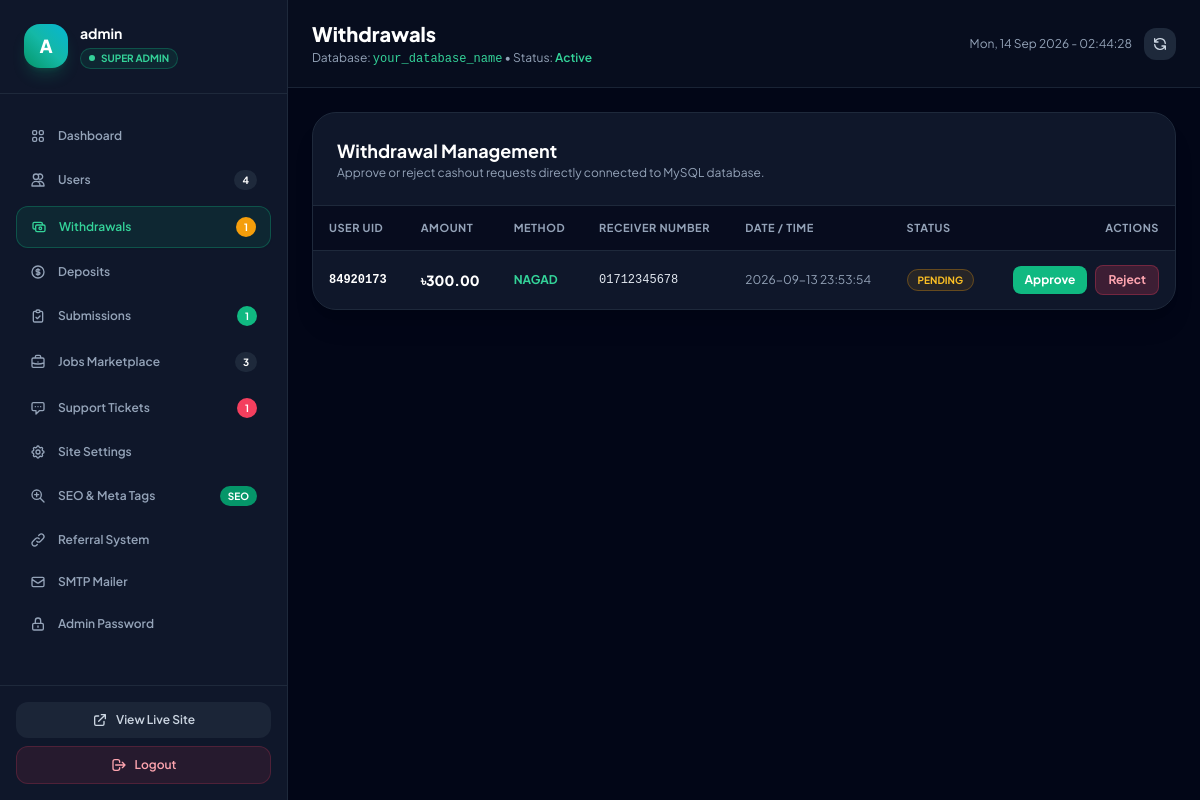
/admin/index.php?tab=withdrawals (signed in), run on the app's committed database.
### tables this page shows
CREATE TABLE `wallet_transactions` (
  `id` VARCHAR(50) PRIMARY KEY,
  `user_id` VARCHAR(50) NOT NULL,
  `type` ENUM('deposit', 'withdrawal', 'task_earning', 'job_post', 'referral_bonus', 'daily_streak', 'campaign_spend') NOT NULL,
  `title` VARCHAR(255) NOT NULL,
  `title_bn` VARCHAR(255) NOT NULL,
  `amount_bdt` DECIMAL(12,2) NOT NULL,
  `amount_usd` DECIMAL(12,2) NOT NULL,
  `method` VARCHAR(50) NULL,
  `account_number` VARCHAR(50) NULL,
  `trx_id` VARCHAR(100) NULL,
  `status` ENUM('completed', 'pending', 'rejected') DEFAULT 'pending',
  `note` TEXT NULL,
  `created_at` DATETIME DEFAULT CURRENT_TIMESTAMP
);

### includes/functions.php (called while the page is built, shortened)
<?php
require_once __DIR__ . '/../config/env.php';
if (!function_exists('app_url')) {
    function app_url($path = '') {
        $base = get_base_app_url();
        $trimmedPath = ltrim($path, '/');
        return $trimmedPath ? "$base/$trimmedPath" : $base;
    }
}
if (!function_exists('sanitize_output')) {
    function sanitize_output($string) {
        return htmlspecialchars((string)$string, ENT_QUOTES | ENT_SUBSTITUTE, 'UTF-8');
    }
}

### config/env.php (called while the page is built, shortened)
<?php
if (!function_exists('env')) {
    function env($key, $default = null) {
        $val = getenv($key);
        if ($val !== false) {
            return $val;
        }
        return $default;
    }
}
if (!function_exists('get_base_app_url')) {
    function get_base_app_url() {
        $configured = env('APP_URL');
        $isHttps = (
            (!empty($_SERVER['HTTPS']) && $_SERVER['HTTPS'] !== 'off') ||
            (!empty($_SERVER['HTTP_X_FORWARDED_PROTO']) && $_SERVER['HTTP_X_FORWARDED_PROTO'] === 'https') ||
            (!empty($_SERVER['SERVER_PORT']) && $_SERVER['SERVER_PORT'] == 443)
        );
        $protocol = $isHttps ? 'https://' : 'http://';
        $host = $_SERVER['HTTP_HOST'] ?? 'localhost';
        return rtrim($protocol . $host, '/');
    }
}

### admin/index.php (the view, shortened to what this page needs)
<?php
require_once __DIR__ . '/../config/env.php';
require_once __DIR__ . '/../includes/functions.php';
$db = get_db();
    ?>
    <?php
$tab = $_GET['tab'] ?? 'dashboard';
if ($db) {
    try {
        $kpiUsers = (int)$db->query("SELECT COUNT(*) FROM users")->fetchColumn();
        $kpiJobs = (int)$db->query("SELECT COUNT(*) FROM jobs WHERE status = 'active'")->fetchColumn();
        $kpiPendingWithdrawals = (int)$db->query("SELECT COUNT(*) FROM wallet_transactions WHERE type = 'withdrawal' AND status = 'pending'")->fetchColumn();
        $kpiPendingDeposits = (int)$db->query("SELECT COUNT(*) FROM wallet_transactions WHERE type = 'deposit' AND status = 'pending'")->fetchColumn();
        $kpiPendingSubmissions = (int)$db->query("SELECT COUNT(*) FROM task_submissions WHERE status = 'pending'")->fetchColumn();
        $kpiOpenTickets = (int)$db->query("SELECT COUNT(*) FROM support_tickets WHERE status IN ('open', 'in_progress')")->fetchColumn();
    } catch (Exception $e) {}
}
$adminUsername = $_SESSION['admin_username'] ?? 'Admin';
?>
<!DOCTYPE html>
<html lang="en" class="dark">
<head>
  <script src="https://cdn.tailwindcss.com"></script>
</head>
<body class="bg-slate-950 text-slate-100 min-h-screen flex flex-col antialiased selection:bg-emerald-500 selection:text-white">
  <div class="flex-1 flex min-h-screen">
    <aside id="sidebarDrawer" class="fixed inset-y-0 left-0 z-50 w-72 bg-slate-900 border-r border-slate-800 flex flex-col transition-transform duration-300 transform -translate-x-full lg:translate-x-0 lg:static lg:z-auto">
      <div class="p-6 border-b border-slate-800 flex items-center justify-between">
        <div class="flex items-center gap-3">
          <div class="w-11 h-11 rounded-2xl bg-gradient-to-tr from-emerald-600 via-teal-500 to-cyan-500 flex items-center justify-center font-black text-white text-lg shadow-lg shadow-emerald-500/20">
            <?= strtoupper(substr($adminUsername, 0, 1)) ?>
          </div>
          <div>
            <h2 class="font-bold text-white text-sm leading-snug"><?= sanitize_output($adminUsername) ?></h2>
            <div class="inline-flex items-center gap-1.5 px-2 py-0.5 rounded-full bg-emerald-500/10 border border-emerald-500/30 text-[10px] font-bold text-emerald-400 mt-0.5">
              <span class="w-1.5 h-1.5 rounded-full bg-emerald-400 animate-pulse"></span>
              SUPER ADMIN
            </div>
          </div>
        </div>
      </div>
      <nav class="flex-1 px-4 py-6 space-y-1.5 overflow-y-auto custom-scrollbar">
        <?php
        foreach ($navItems as $k => $item):
            $isActive = ($tab === $k);
        ?>
          <a href="<?= app_url('admin/index.php?tab=' . $k) ?>" class="flex items-center justify-between px-3.5 py-2.5 rounded-xl text-xs font-semibold transition-all <?= $isActive ? 'bg-emerald-500/10 text-emerald-400 border border-emerald-500/30 shadow-sm' : 'text-slate-400 hover:text-white hover:bg-slate-800/60' ?>">
            <div class="flex items-center gap-3">
              <svg class="w-4 h-4 shrink-0 <?= $isActive ? 'text-emerald-400' : 'text-slate-400' ?>" fill="none" stroke="currentColor" viewBox="0 0 24 24"><?= $item['icon'] ?></svg>
              <span><?= $item['label'] ?></span>
            </div>
            <?php if (!empty($item['badge'])): ?>
              <span class="px-2 py-0.5 rounded-full text-[10px] font-bold text-white <?= $item['badgeColor'] ?? 'bg-slate-800 text-slate-300' ?>"><?= $item['badge'] ?></span>
            <?php endif; ?>
          </a>
        <?php endforeach; ?>
      </nav>
      <div class="p-4 border-t border-slate-800 space-y-2">
        <a href="<?= app_url() ?>" target="_blank" class="w-full flex items-center justify-center gap-2 py-2.5 px-4 rounded-xl bg-slate-800/80 hover:bg-slate-800 text-slate-300 hover:text-white text-xs font-semibold transition-colors">
          <svg class="w-4 h-4" fill="none" stroke="currentColor" viewBox="0 0 24 24"><path stroke-linecap="round" stroke-linejoin="round" stroke-width="2" d="M10 6H6a2 2 0 00-2 2v10a2 2 0 002 2h10a2 2 0 002-2v-4M14 4h6m0 0v6m0-6L10 14"/></svg>
          <span>View Live Site</span>
        </a>
        <a href="<?= app_url('admin/index.php?action=logout') ?>" class="w-full flex items-center justify-center gap-2 py-2.5 px-4 rounded-xl bg-rose-500/10 hover:bg-rose-500/20 text-rose-300 text-xs font-semibold transition-colors border border-rose-500/20">
          <svg class="w-4 h-4" fill="none" stroke="currentColor" viewBox="0 0 24 24"><path stroke-linecap="round" stroke-linejoin="round" stroke-width="2" d="M17 16l4-4m0 0l-4-4m4 4H7m6 4v1a3 3 0 01-3 3H6a3 3 0 01-3-3V7a3 3 0 013-3h4a3 3 0 013 3v1"/></svg>
          <span>Logout</span>
        </a>
      </div>
    </aside>
    <main class="flex-1 flex flex-col min-w-0 bg-slate-950 overflow-y-auto">
      <header class="px-6 py-5 bg-slate-900/40 border-b border-slate-800/80 flex items-center justify-between">
        <div>
          <h1 class="text-xl font-black text-white capitalize"><?= str_replace('_', ' ', $tab) ?></h1>
          <p class="text-xs text-slate-400 mt-0.5">Database: <span class="text-emerald-400 font-mono"><?= env('DB_NAME', 'bahubal2_Amaderjob8383') ?></span> &bull; Status: <span class="text-emerald-400 font-semibold">Active</span></p>
        </div>
        <div class="flex items-center gap-3">
          <span class="text-xs text-slate-400 hidden sm:inline"><?= date('D, d M Y - H:i:s') ?></span>
          <a href="<?= app_url('admin/index.php?tab=' . $tab) ?>" class="p-2 rounded-xl bg-slate-800 text-slate-300 hover:text-white transition-colors" title="Refresh">
            <svg class="w-4 h-4" fill="none" stroke="currentColor" viewBox="0 0 24 24"><path stroke-linecap="round" stroke-linejoin="round" stroke-width="2" d="M4 4v5h.582m15.356 2A8.001 8.001 0 004.582 9m0 0H9m11 11v-5h-.581m0 0a8.003 8.003 0 01-15.357-2m15.357 2H15"/></svg>
          </a>
        </div>
      </header>
      <div class="p-6 space-y-6">
        <?php if ($tab === 'withdrawals'): ?>
          <div class="bg-slate-900 rounded-3xl border border-slate-800 shadow-xl overflow-hidden">
            <div class="p-6 border-b border-slate-800 flex flex-col sm:flex-row sm:items-center justify-between gap-4">
              <div>
                <h2 class="text-lg font-bold text-white">Withdrawal Management</h2>
                <p class="text-xs text-slate-400">Approve or reject cashout requests directly connected to MySQL database.</p>
              </div>
            </div>
            <?php
            $wList = [];
            if ($db) {
                try {
                    $wStmt = $db->query("SELECT * FROM wallet_transactions WHERE type = 'withdrawal' ORDER BY created_at DESC LIMIT 200");
                    $wList = $wStmt->fetchAll();
                } catch (Exception $e) {}
            }
            ?>
            <?php if (empty($wList)): ?>
              <div class="p-12 text-center text-slate-400 text-xs">No withdrawal records found in database.</div>
            <?php else: ?>
              <div class="overflow-x-auto">
                <table class="w-full text-left text-xs text-slate-300">
                  <thead class="bg-slate-950/60 text-slate-400 font-bold uppercase tracking-wider text-[11px] border-b border-slate-800">
                    <tr>
                      <th class="py-3.5 px-4">User UID</th>
                      <th class="py-3.5 px-4">Amount</th>
                      <th class="py-3.5 px-4">Method</th>
                      <th class="py-3.5 px-4">Receiver Number</th>
                      <th class="py-3.5 px-4">Date / Time</th>
                      <th class="py-3.5 px-4">Status</th>
                      <th class="py-3.5 px-4 text-right">Actions</th>
                    </tr>
                  </thead>
                  <tbody class="divide-y divide-slate-800/60">
                    <?php foreach ($wList as $item): ?>
                      <tr class="hover:bg-slate-800/30 transition-colors">
                        <td class="py-3.5 px-4 font-mono font-bold text-white"><?= sanitize_output($item['user_id']) ?></td>
                        <td class="py-3.5 px-4 font-black text-white text-sm">৳<?= number_format($item['amount_bdt'], 2) ?></td>
                        <td class="py-3.5 px-4 uppercase font-bold text-emerald-400"><?= sanitize_output($item['method'] ?? 'bKash') ?></td>
                        <td class="py-3.5 px-4 font-mono text-slate-200"><?= sanitize_output($item['account_number'] ?? 'N/A') ?></td>
                        <td class="py-3.5 px-4 text-slate-400"><?= $item['created_at'] ?></td>
                        <td class="py-3.5 px-4">
                          <?php if ($item['status'] === 'completed'): ?>
                            <span class="px-2.5 py-1 rounded-full bg-emerald-500/10 border border-emerald-500/30 text-emerald-400 font-bold text-[10px]">COMPLETED</span>
                          <?php elseif ($item['status'] === 'rejected'): ?>
                            <span class="px-2.5 py-1 rounded-full bg-rose-500/10 border border-rose-500/30 text-rose-400 font-bold text-[10px]">REJECTED</span>
                          <?php else: ?>
                            <span class="px-2.5 py-1 rounded-full bg-amber-500/10 border border-amber-500/30 text-amber-400 font-bold text-[10px] animate-pulse">PENDING</span>
                          <?php endif; ?>
                        </td>
                        <td class="py-3.5 px-4 text-right">
                          <?php if ($item['status'] === 'pending'): ?>
                            <div class="flex items-center justify-end gap-2">
                              <form method="POST" action="<?= app_url('admin/index.php?tab=withdrawals') ?>" onsubmit="return confirm('Approve this withdrawal of ৳<?= $item['amount_bdt'] ?>?');">
                                <button type="submit" class="px-3 py-1.5 rounded-lg bg-emerald-500 hover:bg-emerald-600 text-white font-bold text-xs transition-colors shadow-sm">Approve</button>
                              </form>
                              <form method="POST" action="<?= app_url('admin/index.php?tab=withdrawals') ?>" onsubmit="return confirm('Reject and REFUND this withdrawal of ৳<?= $item['amount_bdt'] ?>?');">
                                <button type="submit" class="px-3 py-1.5 rounded-lg bg-rose-500/20 hover:bg-rose-500/40 text-rose-300 font-bold text-xs transition-colors border border-rose-500/30">Reject</button>
                              </form>
                            </div>
                          <?php else: ?>
                            <span class="text-slate-500 text-[11px]">Processed</span>
                          <?php endif; ?>
                        </td>
                      </tr>
                    <?php endforeach; ?>
                  </tbody>
                </table>
              </div>
            <?php endif; ?>
          </div>
        <?php endif; ?>
      </div>
    </main>
  </div>
</body>
</html>

### admin/index.php (style rules this page uses)
body { font-family: 'Plus Jakarta Sans', sans-serif; }

### data on the page
wallet_transactions: user "84920173", amount_bdt "300.00", method "NAGAD", account_number "01712345678", created_at "2026-09-13 23:53:54", status "PENDING"

### other printed values
substr($adminUsername, 0, 1) "A"
sanitize_output($adminUsername) "admin"
$item['label'] "Dashboard"
$item['label'] "Users"
$item['badge'] "4"
$item['label'] "Withdrawals"
$item['badge'] "1"
$item['label'] "Deposits"
$item['label'] "Submissions"
$item['label'] "Jobs Marketplace"
$item['badge'] "3"
$item['label'] "Support Tickets"
$item['label'] "Site Settings"
$item['label'] "SEO & Meta Tags"
$item['badge'] "SEO"
